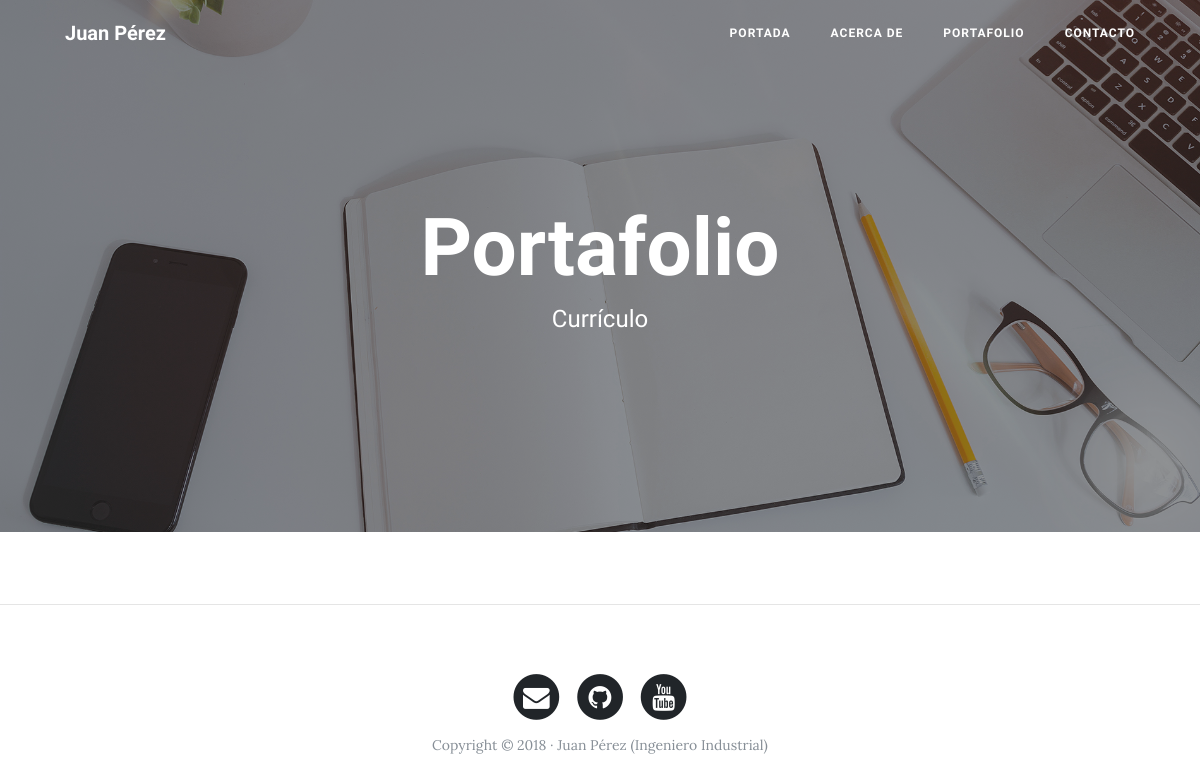
/portfolio/, run on an earlier commit of the app's database.
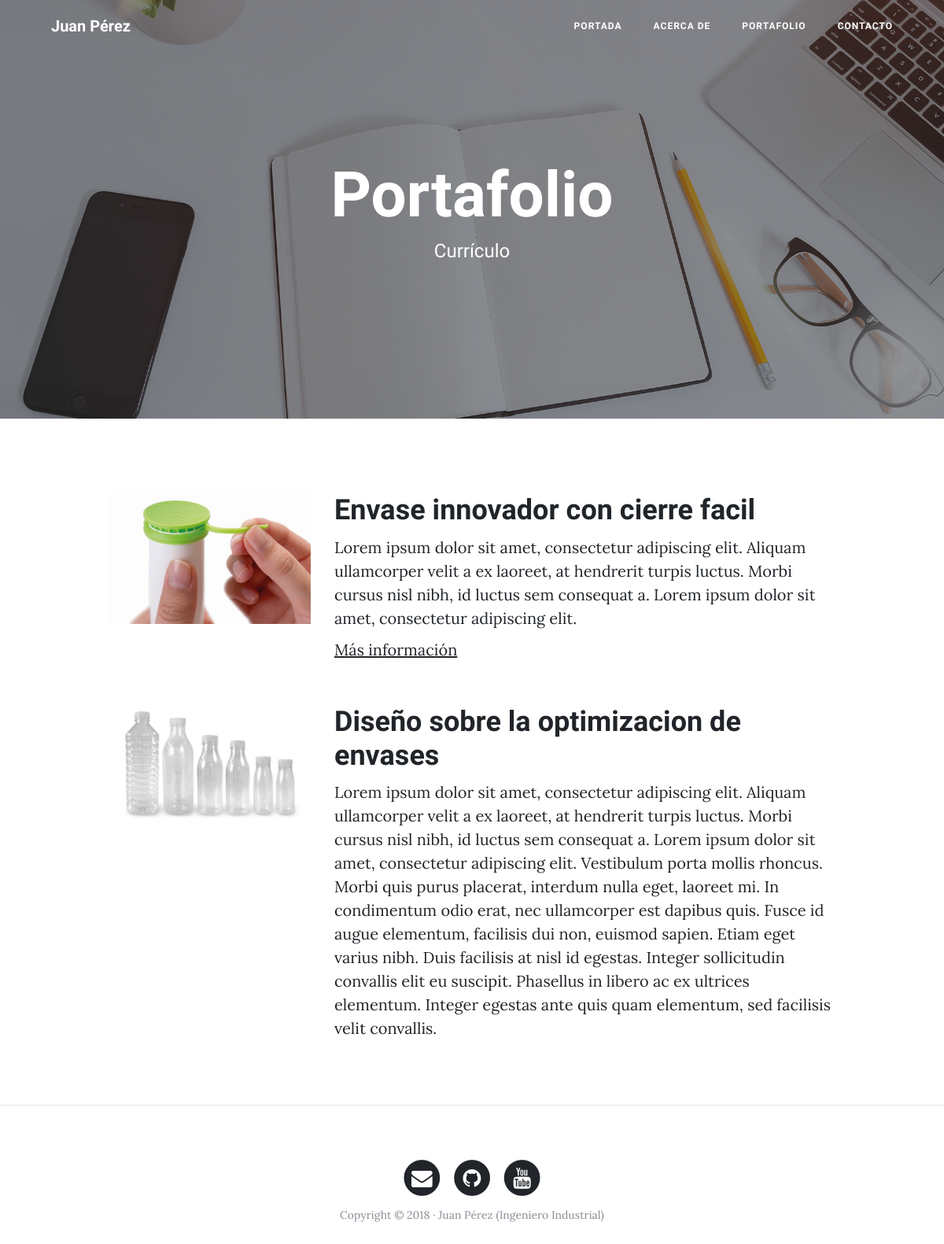
And on a later commit of the database.
### portfolio/models.py (models this page shows, shortened)
class Project(models.Model):
    title = models.CharField(max_length=200, verbose_name = "Titulo")
    description = models.TextField(verbose_name = "Descripcion")
    image = models.ImageField(verbose_name = "Imagen", upload_to = "projects")
    link = models.URLField(verbose_name="Direccion Web", null=True, blank=True)
    created = models.DateTimeField(auto_now_add=True, verbose_name = 'Fecha de creacion')
    updated = models.DateTimeField(auto_now=True, verbose_name = 'Fecha de modificacion')
    class Meta:
        verbose_name = "proyecto"
        verbose_name_plural = "proyectos"
        ordering = ["-created"]

### portfolio/views.py (the view)
# urls.py: path('portfolio/', portfolio_views.portfolio, name="portfolio"),
def portfolio(request):
    projects = Project.objects.all()
    return render(request, "portfolio/portfolio.html", {'projects': projects})

### portfolio/templates/portfolio/portfolio.html (shortened to what this page needs)
{% extends 'core/base.html' %}
{% block background %} {% load static %} {% static 'core/img/portfolio-bg.jpg'%} {% endblock %}
{% block headers %}
<h1>Portafolio</h1>
<span class="subheading">Currículo</span>
{% endblock %}
{% block content %}
    {% for project in projects %}
        <div class="row project">
            <div class="col-lg-3 col-md-4 offset-lg-1">
                <img class="img-fluid" src="{{project.image.url}}" alt="">
            </div>
            <div class="col-lg-7 col-md-8">
                <h2 class="section-heading title">{{project.title}}</h2>
            <p>{{project.description}}</p>
            {% if project.link %}
                <p><a href="{{project.link}}">Más información</a></p>
            {% endif %}
            </div>
        </div>
    {% endfor %}
{% endblock %}

### core/templates/core/base.html (shortened to what this page needs)
<!DOCTYPE html>
<html lang="es">
  <head>
    {% load static %}
    <link href="{% static 'core/vendor/bootstrap/css/bootstrap.min.css'%}" rel="stylesheet">
    <link href="{% static 'core/vendor/font-awesome/css/font-awesome.min.css'%}" rel="stylesheet" type="text/css">
    <link href="{% static 'core/css/clean-blog.min.css'%}" rel="stylesheet">
  </head>
  <body>
    <nav class="navbar navbar-expand-lg navbar-light fixed-top" id="mainNav">
      <div class="container">
        <a class="navbar-brand" href="{% url 'home' %}">Juan Pérez</a>
        <div class="collapse navbar-collapse" id="navbarResponsive">
          <ul class="navbar-nav ml-auto">
            <li class="nav-item">
              <a class="nav-link" href="{% url 'home' %}">Portada</a>
            </li>
            <li class="nav-item">
              <a class="nav-link" href="{% url 'about' %}">Acerca de</a>
            </li>
            <li class="nav-item">
              <a class="nav-link" href="{% url 'portfolio' %}">Portafolio</a>
            </li>
            <li class="nav-item">
              <a class="nav-link" href="{% url 'contact' %}">Contacto</a>
            </li>
          </ul>
        </div>
      </div>
    </nav>
    <header class="masthead" style="background-image: url('{% block background %}{% endblock %}')">
      <div class="overlay"></div>
      <div class="container">
        <div class="row">
          <div class="col-lg-8 col-md-10 mx-auto">
            <div class="site-heading">
                {% block headers %}{% endblock %}
            </div>
          </div>
        </div>
      </div>
    </header>
    <div class="container">
            {% block content %}{% endblock %}
    </div>
    {% if request.path != "/" %}<hr>{% endif %}
    <footer>
      <div class="container">
        <div class="row">
          <div class="col-lg-8 col-md-10 mx-auto">
            <ul class="list-inline text-center">
              <li class="list-inline-item">
                <a href="#">
                  <span class="fa-stack fa-lg">
                    <i class="fa fa-circle fa-stack-2x"></i>
                    <i class="fa fa-envelope fa-stack-1x fa-inverse"></i>
                  </span>
                </a>
              </li>
              <li class="list-inline-item">
                <a href="#">
                  <span class="fa-stack fa-lg">
                    <i class="fa fa-circle fa-stack-2x"></i>
                    <i class="fa fa-github fa-stack-1x fa-inverse"></i>
                  </span>
                </a>
              </li>
              <li class="list-inline-item">
                <a href="#">
                  <span class="fa-stack fa-lg">
                    <i class="fa fa-circle fa-stack-2x"></i>
                    <i class="fa fa-youtube fa-stack-1x fa-inverse"></i>
                  </span>
                </a>
              </li>
            </ul>
            <p class="copyright text-muted">Copyright &copy; 2018 · Juan Pérez (Ingeniero Industrial) </p>
          </div>
        </div>
      </div>
    </footer>
  </body>
</html>

What changed in the data, as far as the page shows it:
added Project: image (picture), title "Envase innovador con cierre facil", description "Lorem ipsum dolor sit amet, consectetur adipiscing elit. Aliquam ullamcorper velit a ex laoreet, at hendrerit turpis luctus. Morbi cursus nisl nibh, id luctus sem consequat a. Lorem ipsum dolor sit amet, consectetur adipiscing elit."
added Project: image (picture), title "Diseño sobre la optimizacion de envases", description "Lorem ipsum dolor sit amet, consectetur adipiscing elit. Aliquam ullamcorper velit a ex laoreet, at hendrerit turpis luctus. Morbi cursus nisl nibh, id luctus sem consequat a. Lorem ipsum dolor sit amet, consectetur adipiscing elit. Vestibulum porta mollis rhoncus. Morbi quis purus placerat, interdum nulla eget, laoreet mi. In condimentum odio erat, nec ullamcorper est dapibus quis. Fusce id augue elementum, facilisis dui non, euismod sapien. Etiam eget varius nibh. Duis facilisis at nisl id egestas. Integer sollicitudin convallis elit eu suscipit. Phasellus in libero ac ex ultrices elementum. Integer egestas ante quis quam elementum, sed facilisis velit convallis."
